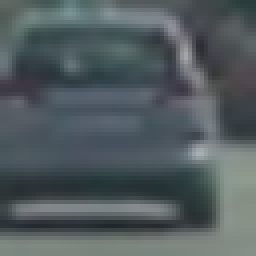
#> input picture vehicles/GTI_Far/image0006.png, 64 x 64 px (shown 4 times larger); its folder holds only this picture in this run
$ jupyter execute --allow-errors P5.ipynb   (shell and % lines are left out)   (older library calls are emulated)
#> lines starting #> are read from the running program, lines starting #| are printed output that depends on the picture
# Self-Driving Car Engineer Nanodegree

## Project: **Vehicle Detection and Tracking**
***

---

**Run the cell below to import some packages.  If you get an `import error` for a package you've already installed, try changing your kernel (select the Kernel menu above --> Change Kernel).  Still have problems?  Try relaunching Jupyter Notebook from the terminal prompt.  Also, see [this forum post](https://carnd-forums.udacity.com/cq/viewquestion.action?spaceKey=CAR&id=29496372&questionTitle=finding-lanes---import-cv2-fails-even-though-python-in-the-terminal-window-has-no-problem-with-import-cv2) for more troubleshooting tips.**

## Import Packages

[cell 1]
#importing some useful packages
import matplotlib.pyplot as plt
import matplotlib.image as mpimg
import numpy as np
import cv2
import glob
import imageio

### Loading Datasets

[cell 2]
import matplotlib.image as mpimg
import matplotlib.pyplot as plt
import numpy as np
import cv2
import glob
#from skimage.feature import hog
#from skimage import color, exposure
# images are divided up into vehicles and non-vehicles

#images = glob.glob('*.jpeg')
imagesCars = glob.glob('vehicles/**/*.png',recursive=True)
imagesNoCars = glob.glob('non-vehicles/**/*.png',recursive=True)
cars = []
notcars = []

#print("len(images):",len(images))
for imageCar in imagesCars:
    # [4 lines of commented-out code are left out]
    cars.append(imageCar)

for imageNoCar in imagesNoCars:
    notcars.append(imageNoCar)

print("len(cars):",len(cars))
print("len(notcars):",len(notcars))

# Define a function to return some characteristics of the dataset
def data_look(car_list, notcar_list):
    data_dict = {}
     # Define a key in data_dict "n_cars" and store the number of car images
    data_dict["n_cars"] = len(car_list)
    # Define a key "n_notcars" and store the number of notcar images
    data_dict["n_notcars"] = len(notcar_list)
    # Read in a test image, either car or notcar
    example_img = cv2.imread(car_list[0])
    # Define a key "image_shape" and store the test image shape 3-tuple
    data_dict["image_shape"] = example_img.shape
    # Define a key "data_type" and store the data type of the test image.
    data_dict["data_type"] = example_img.dtype
    # Return data_dict
    return data_dict

data_info = data_look(cars, notcars)
#> in data_look, example_img is the input picture: shape (64, 64, 3); mean B, G, R 95.1, 91.9, 82.2
print("data_info:",data_info)
#| data_info: {'n_cars': 2, 'n_notcars': 0, 'image_shape': (64, 64, 3), 'data_type': dtype('uint8')}

print('Your function returned a count of',
      data_info["n_cars"], ' cars and',
      data_info["n_notcars"], ' non-cars')
#| Your function returned a count of 2  cars and 0  non-cars
print('of size: ',data_info["image_shape"], ' and data type:',
      data_info["data_type"])
#| of size:  (64, 64, 3)  and data type: uint8
# Just for fun choose random car / not-car indices and plot example images
car_ind = np.random.randint(0, len(cars))
#> car_ind = 0
#> (the rest of this cell did not finish here and is left out)

[cell 3]
from sklearn.preprocessing import StandardScaler

### HOG Feature Trial on RGB image

[cell 4]
from skimage.feature import hog
pix_per_cell = 8
cell_per_block = 2
orient = 9

# Define a function to return HOG features and visualization
def get_hog_features(img, orient, pix_per_cell, cell_per_block, vis=False, feature_vec=True):
     if vis == True:
        features, hog_image = hog(img, orientations=orient, pixels_per_cell=(pix_per_cell, pix_per_cell),
                                  cells_per_block=(cell_per_block, cell_per_block), transform_sqrt=False,
                                  visualise=True, feature_vector=False)
        return features, hog_image
     else:
        features = hog(img, orientations=orient, pixels_per_cell=(pix_per_cell, pix_per_cell),
                       cells_per_block=(cell_per_block, cell_per_block), transform_sqrt=False,
                       visualise=False, feature_vector=feature_vec)
        return features

# Generate a random index to look at a car image
ind = np.random.randint(0, len(cars))
#> ind = 1
# Read in the image
image = cv2.imread(cars[ind])
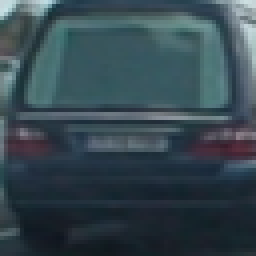
#> input picture vehicles/GTI_Left/image0057.png, 64 x 64 px (shown 4 times larger)
#> image is the input picture: shape (64, 64, 3); mean B, G, R 79.8, 71.4, 53.8
gray = cv2.cvtColor(image, cv2.COLOR_RGB2GRAY)
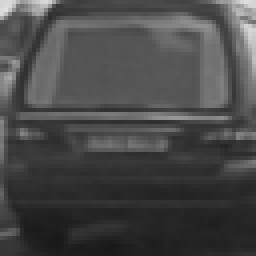
#> gray: shape (64, 64) (shown 4 times larger); min 24, max 224, mean 71.9
# Define HOG parameters
orient = 9
pix_per_cell = 8
cell_per_block = 2
# Call our function with vis=True to see an image output
features, hog_image = get_hog_features(gray, orient,
                        pix_per_cell, cell_per_block,
                        vis=True, feature_vec=False)
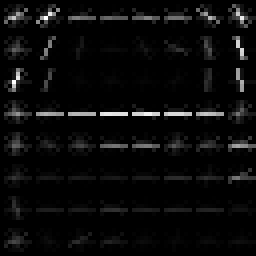
#> hog_image: shape (64, 64) float64 (shown 4 times larger); min 0, max 40.86, mean 1.7; drawn with min black and max white


# Plot the examples
fig = plt.figure()
plt.subplot(121)
plt.imshow(image, cmap='gray')
plt.title('Example Car Image')
plt.subplot(122)
plt.imshow(hog_image, cmap='gray')
plt.title('HOG Visualization')

plt.show()
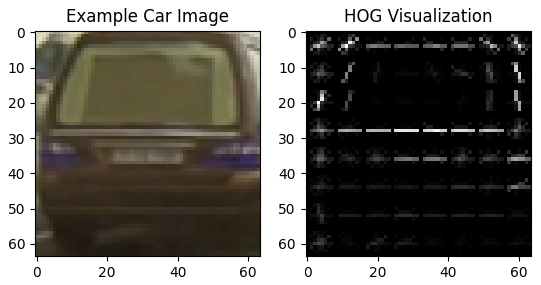
#> figure drawn by matplotlib, 2 panels; B, G, R data is drawn as R, G, B

### Trying the other feature extractions - color binning and histogram

[cell 5]
# Define a function to compute binned color features
def bin_spatial(img, size=(32, 32)):
    # Use cv2.resize().ravel() to create the feature vector
    features = cv2.resize(img, size).ravel()
    # Return the feature vector
    return features

# Define a function to compute color histogram features
def color_hist(img, nbins=32, bins_range=(0, 256)):
    # Compute the histogram of the color channels separately
    channel1_hist = np.histogram(img[:,:,0], bins=nbins, range=bins_range)
    channel2_hist = np.histogram(img[:,:,1], bins=nbins, range=bins_range)
    channel3_hist = np.histogram(img[:,:,2], bins=nbins, range=bins_range)
    # Concatenate the histograms into a single feature vector
    hist_features = np.concatenate((channel1_hist[0], channel2_hist[0], channel3_hist[0]))
    # Return the individual histograms, bin_centers and feature vector
    return hist_features

###### TODO ###########
# Define a function to extract features from a list of images
# Have this function call bin_spatial() and color_hist()
def extract_features(imgs, cspace='RGB', spatial_size=(32, 32),
                        hist_bins=32, hist_range=(0, 256)):
    # Create a list to append feature vectors to
    features = []
    # Iterate through the list of images
    for file in imgs:
        # Read in each one by one
        image = cv2.imread(file)
        # apply color conversion if other than 'RGB'
        if cspace != 'RGB':
            if cspace == 'HSV':
                feature_image = cv2.cvtColor(image, cv2.COLOR_RGB2HSV)
            elif cspace == 'LUV':
                feature_image = cv2.cvtColor(image, cv2.COLOR_RGB2LUV)
            elif cspace == 'HLS':
                feature_image = cv2.cvtColor(image, cv2.COLOR_RGB2HLS)
            elif cspace == 'YUV':
                feature_image = cv2.cvtColor(image, cv2.COLOR_RGB2YUV)
        else: feature_image = np.copy(image)
        # Apply bin_spatial() to get spatial color features
        spatial_features = bin_spatial(feature_image, size=spatial_size)
        # Apply color_hist() also with a color space option now
        hist_features = color_hist(feature_image, nbins=hist_bins, bins_range=hist_range)
        # Append the new feature vector to the features list
        features.append(np.concatenate((spatial_features, hist_features)))
    # Return list of feature vectors
    return features


car_features = extract_features(cars, cspace='RGB', spatial_size=(32, 32),
                        hist_bins=32, hist_range=(0, 256))
#> in bin_spatial, `features = cv2.resize(img, size).ravel()`: features = 3072 values, max 165 at index 1896, min 36 at index 2267, mean 89.9
#> in extract_features, `spatial_features = bin_spatial(feature_image, size=spatial_size)`: spatial_features has the same summary as features in bin_spatial
#> in color_hist, `hist_features = np.concatenate((channel1_hist[0], channel2_hist[0], ch..`: hist_features = 96 values, max 706 at index 73, min 0 at index 0, mean 128
#> car_features = 2 items
notcar_features = extract_features(notcars, cspace='RGB', spatial_size=(32, 32),
                        hist_bins=32, hist_range=(0, 256))


#> (the rest of this cell did not finish here and is left out)

### List of all the functions defined in the lesson quizzes

[cell 6]
# Lesson Functions - all the functions covered in the lesson quizzes
import matplotlib.image as mpimg
import numpy as np
import cv2
from skimage.feature import hog
from sklearn.model_selection import train_test_split
from sklearn.svm import LinearSVC
import time

# [13 lines left out: function convert_color, not called in this run]

# Define a function to return HOG features and visualization
def get_hog_features(img, orient, pix_per_cell, cell_per_block,
                        vis=False, feature_vec=True):
    # Call with two outputs if vis==True
    if vis == True:
        features, hog_image = hog(img, orientations=orient,
                                  pixels_per_cell=(pix_per_cell, pix_per_cell),
                                  cells_per_block=(cell_per_block, cell_per_block),
                                  transform_sqrt=True,
                                  visualise=vis, feature_vector=feature_vec)
        return features, hog_image
    # Otherwise call with one output
    else:
        features = hog(img, orientations=orient,
                       pixels_per_cell=(pix_per_cell, pix_per_cell),
                       cells_per_block=(cell_per_block, cell_per_block),
                       transform_sqrt=True,
                       visualise=vis, feature_vector=feature_vec)
        return features

# Define a function to compute binned color features
def bin_spatial(img, size=(32, 32)):
    # Use cv2.resize().ravel() to create the feature vector
    features = cv2.resize(img, size).ravel()
    # Return the feature vector
    return features

# Define a function to compute color histogram features
# NEED TO CHANGE bins_range if reading .png files with mpimg!
def color_hist(img, nbins=32, bins_range=(0, 256)):
    # Compute the histogram of the color channels separately
    channel1_hist = np.histogram(img[:,:,0], bins=nbins, range=bins_range)
    channel2_hist = np.histogram(img[:,:,1], bins=nbins, range=bins_range)
    channel3_hist = np.histogram(img[:,:,2], bins=nbins, range=bins_range)
    # Concatenate the histograms into a single feature vector
    hist_features = np.concatenate((channel1_hist[0], channel2_hist[0], channel3_hist[0]))
    # Return the individual histograms, bin_centers and feature vector
    return hist_features

# Define a function to extract features from a list of images
# Have this function call bin_spatial() and color_hist()
def extract_features(imgs, color_space='RGB', spatial_size=(32, 32),
                        hist_bins=32, orient=9,
                        pix_per_cell=8, cell_per_block=2, hog_channel=0,
                        spatial_feat=True, hist_feat=True, hog_feat=True):
    # Create a list to append feature vectors to
    features = []
    # Iterate through the list of images
    for file in imgs:
        file_features = []
        # Read in each one by one
        image = cv2.imread(file)
        # apply color conversion if other than 'RGB'
        if color_space != 'RGB':
            if color_space == 'HSV':
                feature_image = cv2.cvtColor(image, cv2.COLOR_RGB2HSV)
            elif color_space == 'LUV':
                feature_image = cv2.cvtColor(image, cv2.COLOR_RGB2LUV)
            elif color_space == 'HLS':
                feature_image = cv2.cvtColor(image, cv2.COLOR_RGB2HLS)
            elif color_space == 'YUV':
                feature_image = cv2.cvtColor(image, cv2.COLOR_RGB2YUV)
            elif color_space == 'YCrCb':
                feature_image = cv2.cvtColor(image, cv2.COLOR_RGB2YCrCb)
        else: feature_image = np.copy(image)

        if spatial_feat == True:
            spatial_features = bin_spatial(feature_image, size=spatial_size)
            file_features.append(spatial_features)
        if hist_feat == True:
            # Apply color_hist()
            hist_features = color_hist(feature_image, nbins=hist_bins)
            file_features.append(hist_features)
        if hog_feat == True:
        # Call get_hog_features() with vis=False, feature_vec=True
            if hog_channel == 'ALL':
                hog_features = []
                for channel in range(feature_image.shape[2]):
                    hog_features.append(get_hog_features(feature_image[:,:,channel],
                                        orient, pix_per_cell, cell_per_block,
                                        vis=False, feature_vec=False))#feature_vec was initally set to True
                hog_features = np.ravel(hog_features)
            else:
                hog_features = get_hog_features(feature_image[:,:,hog_channel], orient,
                            pix_per_cell, cell_per_block, vis=False, feature_vec=False)#feature_vec was initally set to True
            # Append the new feature vector to the features list
            file_features.append(hog_features)
        features.append(np.concatenate(file_features))
    # Return list of feature vectors
    return features

# Define a function that takes an image,
# start and stop positions in both x and y,
# window size (x and y dimensions),
# and overlap fraction (for both x and y)
# [51 lines left out: functions slide_window, draw_boxes, not called in this run]

### search/classify. Here all the parameters to be tuned are entered

[cell 7]
from skimage.feature import hog
import pickle

# Define a function to extract features from a single image window
# This function is very similar to extract_features()
# just for a single image rather than list of images
# [83 lines left out: functions single_img_features, search_windows, not called in this run]


### TODO: Tweak these parameters and see how the results change.
color_space = 'YUV'# was'RGB' # Can be RGB, HSV, LUV, HLS, YUV, YCrCb
orient = 9  # HOG orientations
pix_per_cell = 8 # HOG pixels per cell
cell_per_block = 2 # HOG cells per block
hog_channel = "ALL" # Can be 0, 1, 2, or "ALL"
spatial_size = (16, 16) # Spatial binning dimensions
hist_bins = 16    # Number of histogram bins
spatial_feat = True # Spatial features on or off
hist_feat = True # Histogram features on or off
hog_feat = True # HOG features on or off
y_start_stop = [400, 656] #[None, None] # Min and max in y to search in slide_window()

car_features = extract_features(cars, color_space=color_space,
                        spatial_size=spatial_size, hist_bins=hist_bins,
                        orient=orient, pix_per_cell=pix_per_cell,
                        cell_per_block=cell_per_block,
                        hog_channel=hog_channel, spatial_feat=spatial_feat,
                        hist_feat=hist_feat, hog_feat=hog_feat)
#> in extract_features, `feature_image = cv2.cvtColor(image, cv2.COLOR_RGB2YUV)`: feature_image: shape (64, 64, 3); mean of channels 0, 1, 2 91.8, 123.5, 131
#> in bin_spatial, `features = cv2.resize(img, size).ravel()`: features = 768 values, max 171 at index 468, min 50 at index 540, mean 115.5
#> in extract_features, `spatial_features = bin_spatial(feature_image, size=spatial_size)`: spatial_features has the same summary as features in bin_spatial
#> in color_hist, `hist_features = np.concatenate((channel1_hist[0], channel2_hist[0], ch..`: hist_features = 48 values, max 3930 at index 23, min 0 at index 0, mean 256
#> after the loop in extract_features, `for channel in range(feature_image.shape[2]):`: hog_features = 3 items
#> in extract_features, `hog_features = np.ravel(hog_features)`: hog_features = 5292 values, max 0.633 at index 1030, min 0 at index 16, mean 0.109
notcar_features = extract_features(notcars, color_space=color_space,
                        spatial_size=spatial_size, hist_bins=hist_bins,
                        orient=orient, pix_per_cell=pix_per_cell,
                        cell_per_block=cell_per_block,
                        hog_channel=hog_channel, spatial_feat=spatial_feat,
                        hist_feat=hist_feat, hog_feat=hog_feat)
